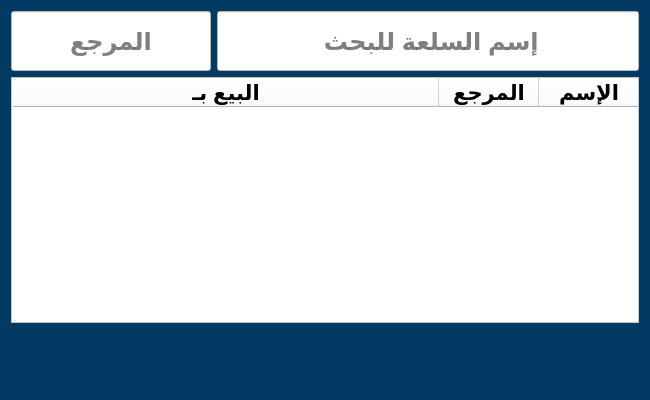
<?xml version="1.0" encoding="UTF-8"?>
<ui version="4.0">
 <class>ChooseItemUi</class>
 <widget class="QWidget" name="ChooseItemUi">
  <property name="geometry">
   <rect>
    <x>0</x>
    <y>0</y>
    <width>650</width>
    <height>400</height>
   </rect>
  </property>
  <property name="minimumSize">
   <size>
    <width>650</width>
    <height>400</height>
   </size>
  </property>
  <property name="maximumSize">
   <size>
    <width>650</width>
    <height>400</height>
   </size>
  </property>
  <property name="windowTitle">
   <string>Form</string>
  </property>
  <property name="layoutDirection">
   <enum>Qt::RightToLeft</enum>
  </property>
  <property name="styleSheet">
   <string notr="true">background-color:#033a63;</string>
  </property>
  <layout class="QGridLayout" name="gridLayout">
   <item row="0" column="0">
    <layout class="QHBoxLayout" name="horizontalLayout">
     <item>
      <widget class="QLineEdit" name="name">
       <property name="minimumSize">
        <size>
         <width>0</width>
         <height>60</height>
        </size>
       </property>
       <property name="maximumSize">
        <size>
         <width>16777215</width>
         <height>60</height>
        </size>
       </property>
       <property name="font">
        <font>
         <pointsize>18</pointsize>
         <bold>true</bold>
        </font>
       </property>
       <property name="styleSheet">
        <string notr="true">background-color:white;</string>
       </property>
       <property name="alignment">
        <set>Qt::AlignCenter</set>
       </property>
       <property name="placeholderText">
        <string>إسم السلعة للبحث </string>
       </property>
      </widget>
     </item>
     <item>
      <widget class="QLineEdit" name="ref">
       <property name="minimumSize">
        <size>
         <width>0</width>
         <height>60</height>
        </size>
       </property>
       <property name="maximumSize">
        <size>
         <width>200</width>
         <height>60</height>
        </size>
       </property>
       <property name="font">
        <font>
         <pointsize>18</pointsize>
         <bold>true</bold>
        </font>
       </property>
       <property name="styleSheet">
        <string notr="true">background-color:white;</string>
       </property>
       <property name="alignment">
        <set>Qt::AlignCenter</set>
       </property>
       <property name="placeholderText">
        <string>المرجع</string>
       </property>
      </widget>
     </item>
    </layout>
   </item>
   <item row="1" column="0">
    <layout class="QVBoxLayout" name="verticalLayout">
     <item>
      <widget class="QTableWidget" name="items_table">
       <property name="styleSheet">
        <string notr="true">background-color:white</string>
       </property>
       <attribute name="horizontalHeaderStretchLastSection">
        <bool>true</bool>
       </attribute>
       <column>
        <property name="text">
         <string>الإسم</string>
        </property>
        <property name="font">
         <font>
          <pointsize>16</pointsize>
          <bold>true</bold>
         </font>
        </property>
       </column>
       <column>
        <property name="text">
         <string>المرجع</string>
        </property>
        <property name="font">
         <font>
          <pointsize>16</pointsize>
          <bold>true</bold>
         </font>
        </property>
       </column>
       <column>
        <property name="text">
         <string>البيع بـ</string>
        </property>
        <property name="font">
         <font>
          <pointsize>16</pointsize>
          <bold>true</bold>
         </font>
        </property>
       </column>
      </widget>
     </item>
    </layout>
   </item>
   <item row="2" column="0">
    <layout class="QHBoxLayout" name="horizontalLayout_2">
     <item>
      <widget class="QPushButton" name="add_btn">
       <property name="minimumSize">
        <size>
         <width>0</width>
         <height>60</height>
        </size>
       </property>
       <property name="maximumSize">
        <size>
         <width>16777215</width>
         <height>60</height>
        </size>
       </property>
       <property name="cursor">
        <cursorShape>PointingHandCursor</cursorShape>
       </property>
       <property name="styleSheet">
        <string notr="true">QPushButton:hover{
	background-color:#3f5482;
	border: 1px solid #3f5482;
}</string>
       </property>
       <property name="text">
        <string/>
       </property>
       <property name="icon">
        <iconset>
         <normaloff>../icons/add_item.svg</normaloff>../icons/add_item.svg</iconset>
       </property>
       <property name="iconSize">
        <size>
         <width>50</width>
         <height>50</height>
        </size>
       </property>
       <property name="shortcut">
        <string>Return</string>
       </property>
       <property name="flat">
        <bool>true</bool>
       </property>
      </widget>
     </item>
     <item>
      <widget class="QPushButton" name="cancel_btn">
       <property name="minimumSize">
        <size>
         <width>0</width>
         <height>60</height>
        </size>
       </property>
       <property name="maximumSize">
        <size>
         <width>16777215</width>
         <height>60</height>
        </size>
       </property>
       <property name="cursor">
        <cursorShape>PointingHandCursor</cursorShape>
       </property>
       <property name="styleSheet">
        <string notr="true">QPushButton:hover{
	background-color:#3f5482;
	border: 1px solid #3f5482;
}</string>
       </property>
       <property name="text">
        <string/>
       </property>
       <property name="icon">
        <iconset>
         <normaloff>../icons/cancel.svg</normaloff>../icons/cancel.svg</iconset>
       </property>
       <property name="iconSize">
        <size>
         <width>50</width>
         <height>50</height>
        </size>
       </property>
       <property name="shortcut">
        <string>Esc</string>
       </property>
       <property name="flat">
        <bool>true</bool>
       </property>
      </widget>
     </item>
    </layout>
   </item>
  </layout>
 </widget>
 <resources/>
 <connections>
  <connection>
   <sender>cancel_btn</sender>
   <signal>clicked()</signal>
   <receiver>ChooseItemUi</receiver>
   <slot>close()</slot>
   <hints>
    <hint type="sourcelabel">
     <x>112</x>
     <y>345</y>
    </hint>
    <hint type="destinationlabel">
     <x>6</x>
     <y>8</y>
    </hint>
   </hints>
  </connection>
 </connections>
</ui>
